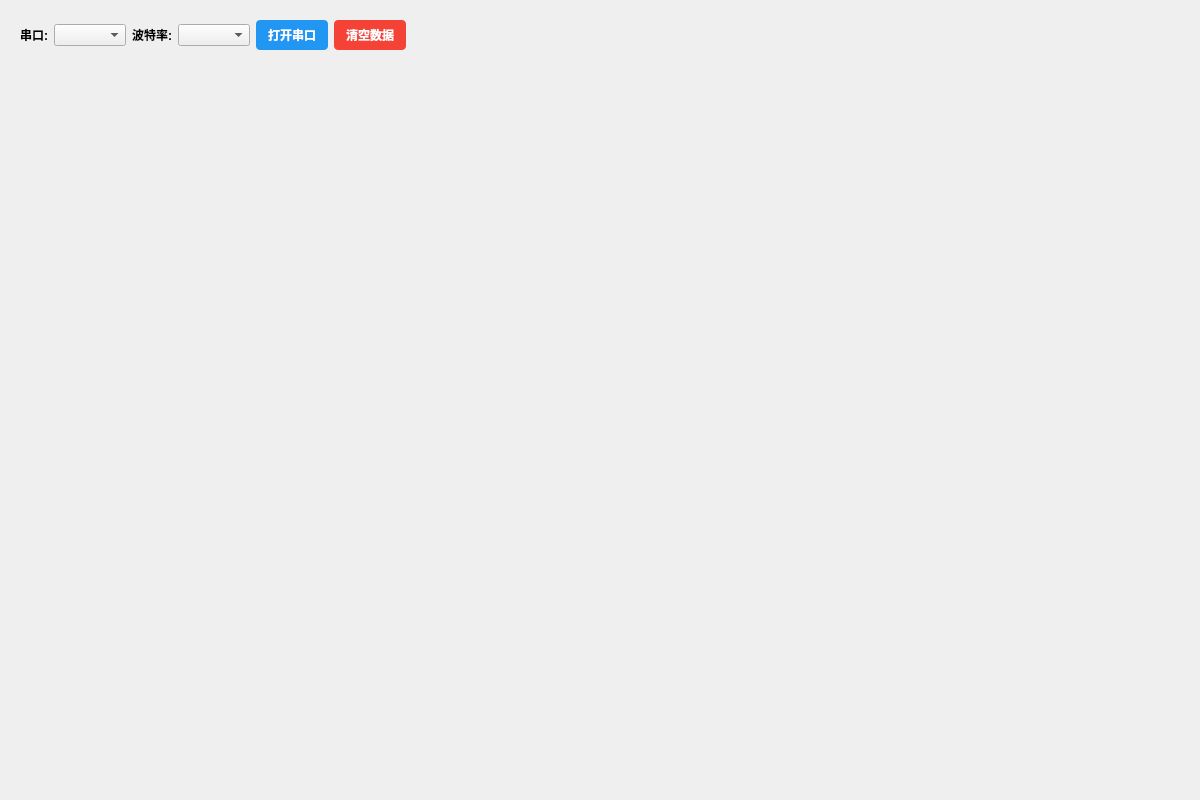
<?xml version="1.0" encoding="UTF-8"?>
<ui version="4.0">
 <class>frmComTool</class>
 <widget class="QWidget" name="frmComTool">
  <property name="geometry">
   <rect>
    <x>0</x>
    <y>0</y>
    <width>1200</width>
    <height>800</height>
   </rect>
  </property>
  <property name="windowTitle">
   <string>工业监控系统 - 温度 &amp; 电压实时监测</string>
  </property>
  <layout class="QVBoxLayout" name="verticalLayout">
   <item>
    <widget class="QWidget" name="widgetControl" native="true">
     <layout class="QHBoxLayout" name="horizontalLayout">
      <item>
       <widget class="QLabel" name="labelPort">
        <property name="text">
         <string>串口:</string>
        </property>
        <property name="styleSheet">
         <string notr="true">font-weight: bold;</string>
        </property>
       </widget>
      </item>
      <item>
       <widget class="QComboBox" name="comboBoxPort"/>
      </item>
      <item>
       <widget class="QLabel" name="labelBaud">
        <property name="text">
         <string>波特率:</string>
        </property>
        <property name="styleSheet">
         <string notr="true">font-weight: bold;</string>
        </property>
       </widget>
      </item>
      <item>
       <widget class="QComboBox" name="comboBoxBaud"/>
      </item>
      <item>
       <widget class="QPushButton" name="pushButtonOpen">
        <property name="text">
         <string>打开串口</string>
        </property>
        <property name="styleSheet">
         <string notr="true">QPushButton {
    background-color: #2196F3;
    color: white;
    border: none;
    padding: 6px 12px;
    border-radius: 4px;
    font-weight: bold;
}
QPushButton:hover {
    background-color: #1976D2;
}
QPushButton:pressed {
    background-color: #0D47A1;
}</string>
        </property>
       </widget>
      </item>
      <item>
       <widget class="QPushButton" name="pushButtonClear">
        <property name="text">
         <string>清空数据</string>
        </property>
        <property name="styleSheet">
         <string notr="true">QPushButton {
    background-color: #f44336;
    color: white;
    border: none;
    padding: 6px 12px;
    border-radius: 4px;
    font-weight: bold;
}
QPushButton:hover {
    background-color: #d32f2f;
}
QPushButton:pressed {
    background-color: #b71c1c;
}</string>
        </property>
       </widget>
      </item>
      <item>
       <spacer name="horizontalSpacer">
        <property name="orientation">
         <enum>Qt::Horizontal</enum>
        </property>
        <property name="sizeHint" stdset="0">
         <size>
          <width>40</width>
          <height>20</height>
         </size>
        </property>
       </spacer>
      </item>
     </layout>
    </widget>
   </item>
   <item>
    <spacer name="verticalSpacer">
     <property name="orientation">
      <enum>Qt::Vertical</enum>
     </property>
     <property name="sizeHint" stdset="0">
      <size>
       <width>20</width>
       <height>10</height>
      </size>
     </property>
    </spacer>
   </item>
  </layout>
 </widget>
 <resources/>
 <connections/>
</ui>
